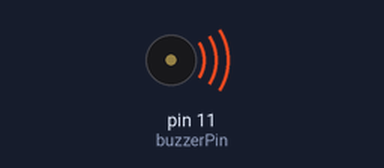
This program was run on a simulated Raspberry Pi (header pin numbers). Shown: buzzer (waves = sounding). What the program prints to the terminal is not drawn.

Above: at 0.1 s.
Timing chart, 0 to 1.6 s (numbered marks = the images above):
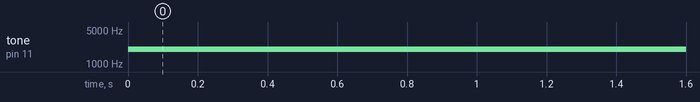

Measured:
- by itself, tone on pin 11 (buzzerPin): silent → 2000 Hz at 0.00 s

The program:

test.py
```python
import RPi.GPIO as GPIO
import time
import math

buzzerPin = 11    # define the buzzerPin
buttonPin = 12    # define the buttonPin

def setup():
    global p
    GPIO.setmode(GPIO.BOARD)         # Use PHYSICAL GPIO Numbering
    GPIO.setup(buzzerPin, GPIO.OUT)   # set RGBLED pins to OUTPUT mode
    GPIO.setup(buttonPin, GPIO.IN, pull_up_down=GPIO.PUD_UP)    # Set buttonPin to INPUT mode, and pull up to HIGH level, 3.3V
    p = GPIO.PWM(buzzerPin, 1)
    p.start(0);

def loop():
    while True:
        # if GPIO.input(buttonPin)==GPIO.LOW:
        alertor()
        print ('alertor turned on >>> ')
        # else :
            # stopAlertor()
            # print ('alertor turned off <<<')
def alertor():
    p.start(50)
    for x in range(0,361):      # Make frequency of the alertor consistent with the sine wave
        sinVal = math.sin(x * (math.pi / 180.0))        # calculate the sine value
        toneVal = 2000 # + sinVal * 500   # Add to the resonant frequency with a Weighted
        p.ChangeFrequency(toneVal)      # Change Frequency of PWM to toneVal
        time.sleep(0.001)

def stopAlertor():
    p.stop()

def destroy():
    GPIO.output(buzzerPin, GPIO.LOW)     # Turn off buzzer
    p.stop()  # stop PWM
    GPIO.cleanup()                       # Release GPIO resource

if __name__ == '__main__':     # Program entrance
    print ('Program is starting...')
    setup()
    try:
        loop()
    except KeyboardInterrupt:  # Press ctrl-c to end the program.
        destroy()
```
